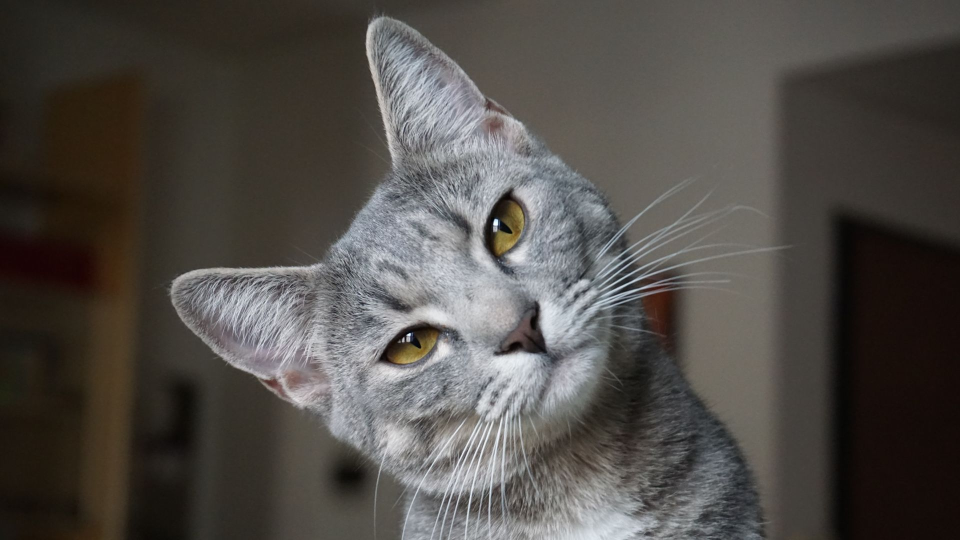
#> input picture images/cat.jpg, 1920 x 1080 px, found by its file name (shown at 1/2 size)
$ python main.py
#> lines starting #> are read from the running program, lines starting #| are printed output that depends on the picture; after the words box and inside, x2 and y2 are one past the last pixel; in counts of white or black regions, pixels touching at a corner belong together
### image_loader.py
from PIL import Image
import numpy as np
image = Image.open("C:/Users/HP/c tutorial/numpy-image-toolkit/images/cat.jpg")
#> image is the input picture: PIL image 1920x1080 RGB; mean R, G, B 80.5, 76.6, 72.5
img = np.array(image)

### utils.py
import numpy as np
from PIL import Image
import matplotlib.pyplot as plt

def image_info(img):
    print(type(img))
#| <class 'numpy.ndarray'>
    print(img.shape)
#| (1080, 1920, 3)
    print(img.ndim)
#| 3
    print(img.dtype)
#| uint8
    print(img.size)
#| 6220800
    print(img.itemsize)
#| 1
    print(img.nbytes)
#| 6220800

def grayscale(img):
    gray = ((0.299 * img[:, :, 0]) +(0.587 * img[:, :, 1]) +(0.114 * img[:, :, 2])).astype(np.uint8)
    return gray

def brightness(img):
    bright = img.astype(np.uint16)
    bright = bright + 50
    bright = np.clip(bright, 0, 255)
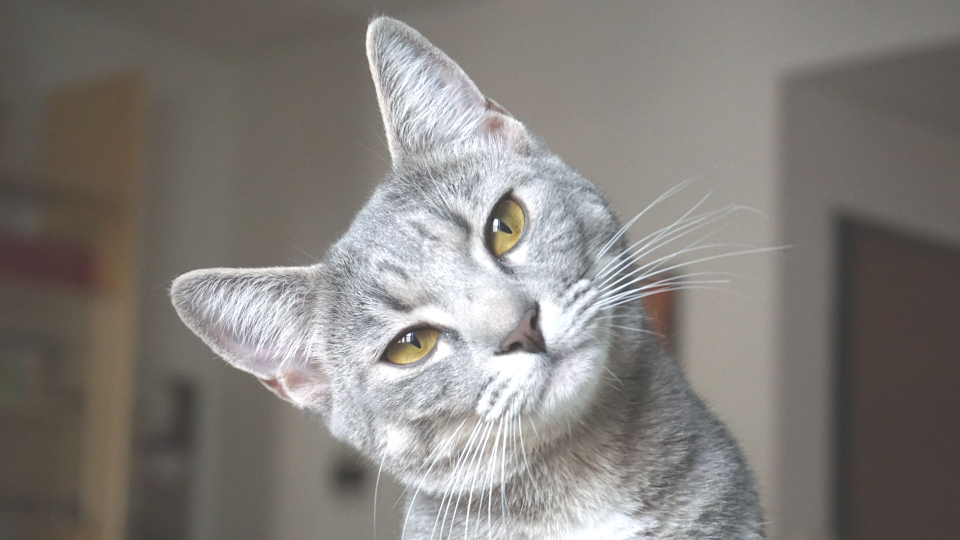
#> bright: shape (1080, 1920, 3) uint16 (shown at 1/2 size); mean R, G, B 130.5, 126.5, 122.4
    return bright.astype(np.uint8)

def darkness(img):
    dark = img.astype(np.int16)
    dark = dark - 50
    return np.clip(dark, 0, 255).astype(np.uint8)

def invert(img):
    return 255 - img

def contrast(img):
    contrast = 1.2 * img
    return np.clip(contrast, 0, 255).astype(np.uint8)

def red_channel(img):
    red = np.zeros_like(img)
    red[:, :, 0] = img[:, :, 0]
    return red

def green_channel(img):
    green = np.zeros_like(img)
    green[:, :, 1] = img[:, :, 1]
    return green

def blue_channel(img):
    blue = np.zeros_like(img)
    blue[:, :, 2] = img[:, :, 2]
    return blue

def histogram(gray):
    hist = np.zeros(256, dtype=np.int32)

    for i in range(gray.shape[0]):
        for j in range(gray.shape[1]):
            val = gray[i, j]
            hist[val] += 1

    return hist

def binary_threshold(gray, threshold=128):
    mask = gray > threshold
    binary = np.zeros_like(gray)
    binary[mask] = 255
    return binary

### transform.py

def Horizontal_flip(img):
    return img[:, ::-1, :]

def Vertical_flip(img):
    return img[::-1, :, :]

def Crop(img):
    return img[200:1001, 300:1201, :]
#> returned value: shape (801, 901, 3)

def Resize(pil_img):
    return pil_img.resize((200, 100))
#> returned value: PIL image 200x100 RGB

def Rotate(pil_img):
    return pil_img.rotate(-180, expand=True)
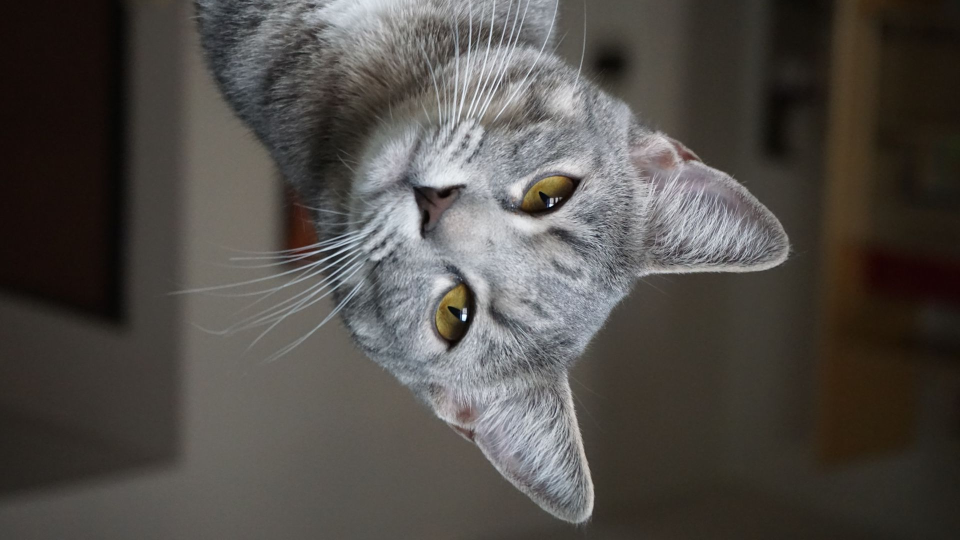
#> returned value: PIL image 1920x1080 RGB (shown at 1/2 size); mean R, G, B 80.5, 76.6, 72.5

### filters.py
from PIL import ImageFilter

def blur(pil_img):
    return pil_img.filter(ImageFilter.BLUR)

def sharpen(pil_img):
    return pil_img.filter(ImageFilter.SHARPEN)

def edge_detection(pil_img):
    return pil_img.filter(ImageFilter.FIND_EDGES)

### main.py
import numpy as np
import matplotlib.pyplot as plt
from PIL import Image

from image_loader import img
from filters import blur, sharpen, edge_detection
from transform import Horizontal_flip, Vertical_flip, Crop, Resize, Rotate
from utils import (
    image_info,
    grayscale,
    brightness,
    darkness,
    invert,
    contrast,
    red_channel,
    green_channel,
    blue_channel,
    histogram,
    binary_threshold,
)

image_info(img)

gray = grayscale(img)

bright = brightness(img)

dark = darkness(img)

invert_img = invert(img)

contrast_img = contrast(img)

flip_h = Horizontal_flip(img)

flip_v = Vertical_flip(img)

crop_img = Crop(img)

pil_img = Image.fromarray(img)

resize_img = Resize(pil_img)
resize_img.save("C:/Users/HP/c tutorial/numpy-image-toolkit/output/resize.jpg")

rotate_img = Rotate(pil_img)
rotate_img.save("C:/Users/HP/c tutorial/numpy-image-toolkit/output/rotate.jpg")

blur_img = blur(pil_img)
blur_img.save("C:/Users/HP/c tutorial/numpy-image-toolkit/output/blur.jpg")

sharp_img = sharpen(pil_img)
sharp_img.save("C:/Users/HP/c tutorial/numpy-image-toolkit/output/sharp.jpg")

edge_img = edge_detection(pil_img)
edge_img.save("C:/Users/HP/c tutorial/numpy-image-toolkit/output/edge.jpg")


red = red_channel(img)
#> in red_channel, `red[:, :, 0] = img[:, :, 0]`:
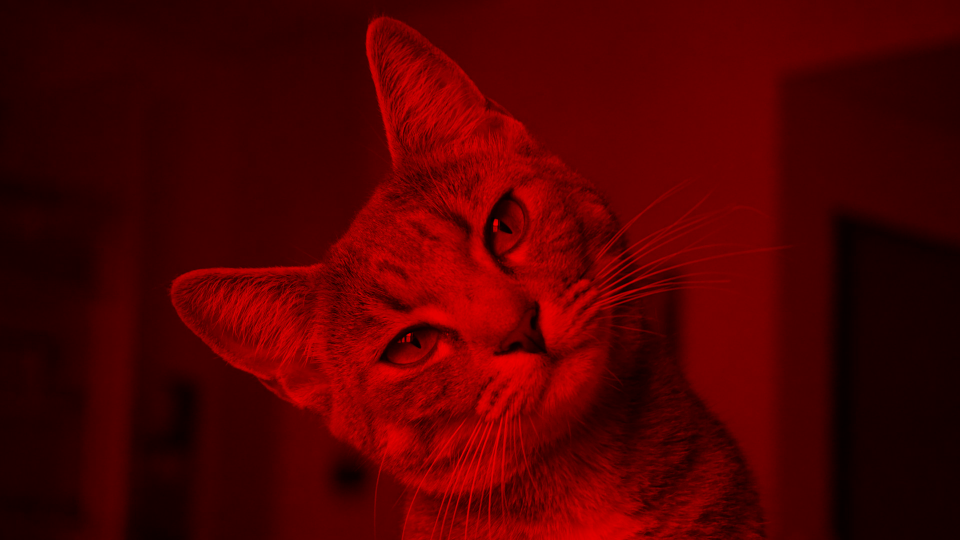
#> red: shape (1080, 1920, 3) (shown at 1/2 size); mean R, G, B 80.5, 0, 0
Image.fromarray(red).save("C:/Users/HP/c tutorial/numpy-image-toolkit/output/red.jpg")

green = green_channel(img)
#> in green_channel, `green[:, :, 1] = img[:, :, 1]`:
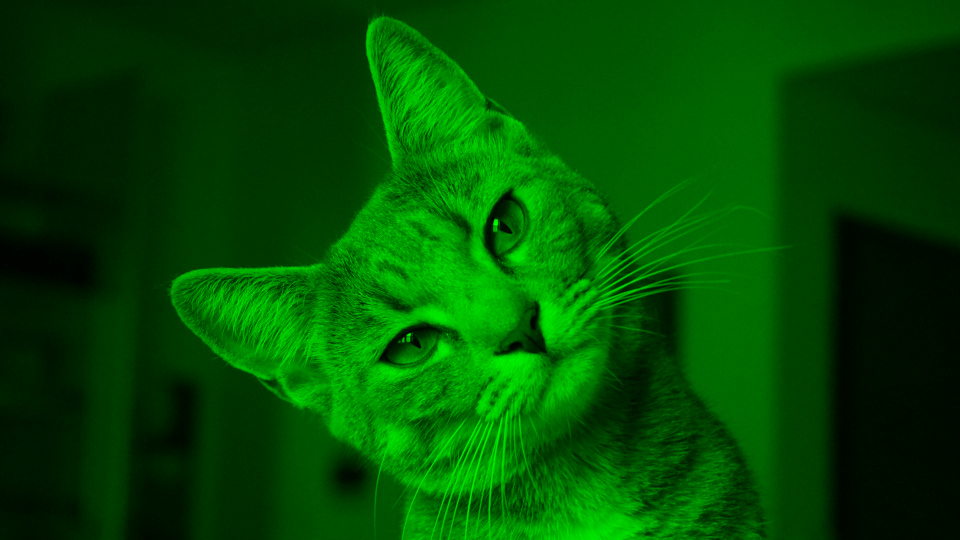
#> green: shape (1080, 1920, 3) (shown at 1/2 size); mean R, G, B 0, 76.6, 0
Image.fromarray(green).save("C:/Users/HP/c tutorial/numpy-image-toolkit/output/green.jpg")

blue = blue_channel(img)
#> in blue_channel, `blue[:, :, 2] = img[:, :, 2]`:
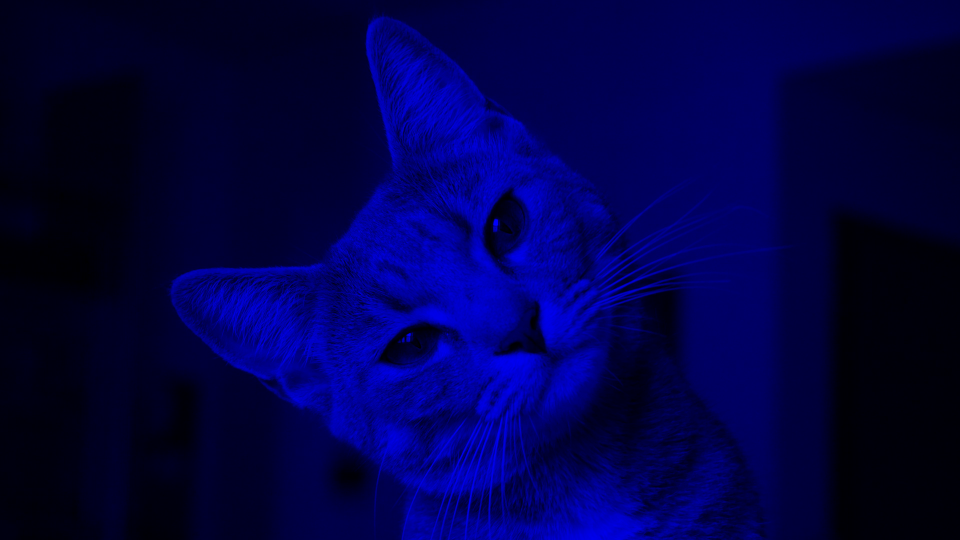
#> blue: shape (1080, 1920, 3) (shown at 1/2 size); mean R, G, B 0, 0, 72.5
Image.fromarray(blue).save("C:/Users/HP/c tutorial/numpy-image-toolkit/output/blue.jpg")

hist = histogram(gray)
#> after the loop in histogram, `for i in range(gray.shape[0]):`: hist = 256 values, max 40400 at index 13, min 0 at index 255, mean 8100

plt.bar(np.arange(256), hist)

plt.xlabel("Intensity")

plt.ylabel("Frequency")

plt.title("Grayscale Histogram")

plt.tight_layout()

plt.savefig("C:/Users/HP/c tutorial/numpy-image-toolkit/output/histogram.png")
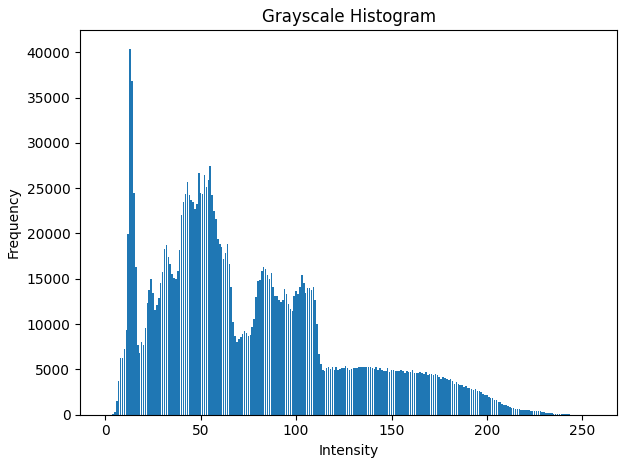
#> figure drawn by matplotlib, 1 panel; tallest bar 40400 high, from x = 12.6 to 13.4

plt.show()

# Binary Thresholding (Black & White)

binary = binary_threshold(gray)
#> in binary_threshold, `mask = gray > threshold`:
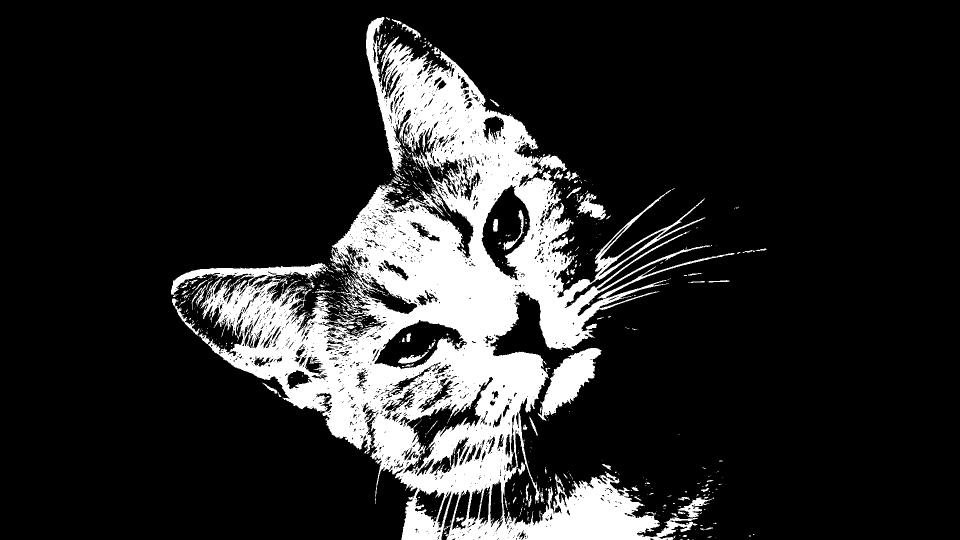
#> mask: shape (1080, 1920) bool (shown at 1/2 size); 16.2% white; 863 white regions (762 under 20 px), largest, box (x1, y1, x2, y2) and area: (342, 34, 1421, 1080) 312525, (1075, 696, 1203, 842) 7732, (1154, 387, 1212, 440) 1349

Image.fromarray(gray).save("C:/Users/HP/c tutorial/numpy-image-toolkit/output/gray.jpg")
Image.fromarray(bright).save("C:/Users/HP/c tutorial/numpy-image-toolkit/output/bright.jpg")
Image.fromarray(dark).save("C:/Users/HP/c tutorial/numpy-image-toolkit/output/dark.jpg")
Image.fromarray(invert_img).save("C:/Users/HP/c tutorial/numpy-image-toolkit/output/invert.jpg")
Image.fromarray(contrast_img).save("C:/Users/HP/c tutorial/numpy-image-toolkit/output/contrast.jpg")
Image.fromarray(flip_h).save("C:/Users/HP/c tutorial/numpy-image-toolkit/output/flip_h.jpg")
Image.fromarray(flip_v).save("C:/Users/HP/c tutorial/numpy-image-toolkit/output/flip_v.jpg")
Image.fromarray(crop_img).save("C:/Users/HP/c tutorial/numpy-image-toolkit/output/crop.jpg")
Image.fromarray(binary).save("C:/Users/HP/c tutorial/numpy-image-toolkit/output/binary.jpg")
